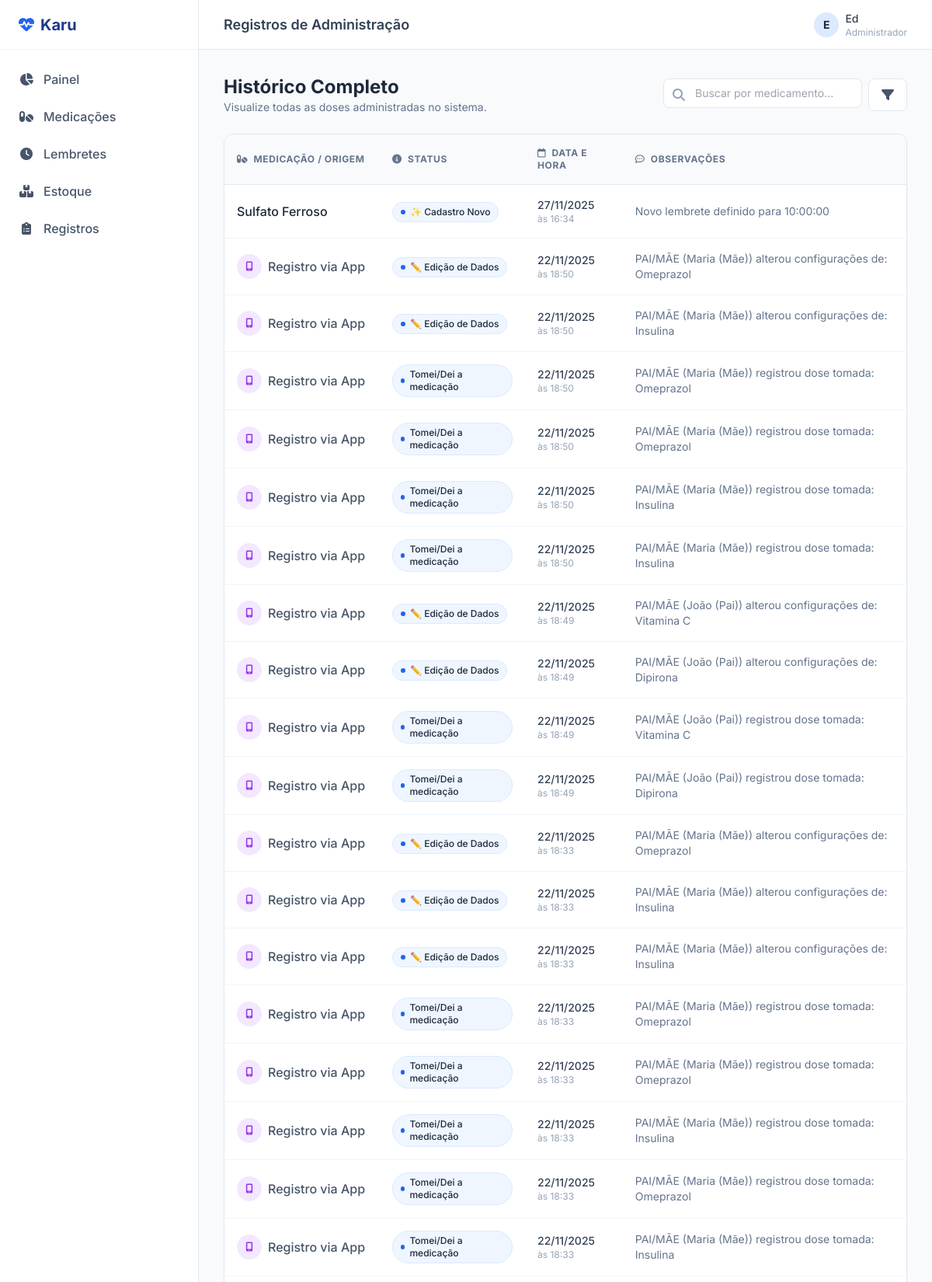
Screenshot of /registros/ (signed in, upper part) with the database file from the repository.
### medicacoes/models.py (models this page shows, shortened)
class RegistroAdministracao(models.Model):
    OPCOES = [
        ("TOMEI", "Tomei/Dei a medicação"),
        ("ESQUECI", "Esqueci"),
        ("RECUSEI", "Bebê recusou"),
        ("VOMITOU", "Vomitou após tomar"),
        ("SISTEMA_ADD", "✨ Cadastro Novo"),
        ("SISTEMA_EDIT", "✏️ Edição de Dados"),
        ("ESTOQUE_UP", "📦 Atualização de Estoque"),
    ]
    medicacao = models.ForeignKey(Medicacao, on_delete=models.CASCADE, related_name="registros")
    horario_registro = models.DateTimeField(default=timezone.now)
    status = models.CharField(max_length=20, choices=OPCOES)
    observacoes = models.TextField(blank=True)

class Medicacao(models.Model):
    VIA_ADMINISTRACAO = [
        ("ORAL", "Oral"),
        ("IM", "Intramuscular"),
    ]
    nome = models.CharField(max_length=150)
    dosagem = models.CharField(max_length=100)
    frequencia = models.CharField(max_length=100)
    via = models.CharField(max_length=10, choices=VIA_ADMINISTRACAO)
    duracao_dias = models.IntegerField()
    data_inicio = models.DateField(default=timezone.now)
    cuidados_especiais = models.TextField(blank=True)
    bebe_id = models.CharField(max_length=50)

### medicacoes/views.py (the view)
# urls.py: path('registros/', views.listar_registros, name='listar_registros'),
@login_required
def listar_registros(request):
    registros = RegistroAdministracao.objects.all().order_by('-horario_registro')
    return render(request, "registros/listar.html", {'registros': registros})

### medicacoes/templates/registros/listar.html (shortened to what this page needs)
{% extends "base.html" %}
{% block header_title %}Registros de Administração{% endblock %}
{% block content %}
<div class="flex flex-col md:flex-row md:items-center md:justify-between gap-4 mb-6">
    <div>
        <h1 class="text-2xl font-bold text-slate-800">Histórico Completo</h1>
        <p class="text-slate-500 text-sm">Visualize todas as doses administradas no sistema.</p>
    </div>
    <div class="flex gap-2 w-full md:w-auto">
        <div class="relative flex-1 md:w-64">
            <i class="fa-solid fa-search absolute left-3 top-1/2 -translate-y-1/2 text-slate-400"></i>
            <input type="text" placeholder="Buscar por medicamento..." class="w-full pl-10 pr-4 py-2 border border-slate-200 rounded-lg focus:outline-none focus:border-brand-600 focus:ring-1 focus:ring-brand-600 text-sm transition-colors">
        </div>
        <button class="px-4 py-2 bg-white border border-slate-200 text-slate-600 rounded-lg hover:bg-slate-50 hover:text-brand-600 transition-colors">
            <i class="fa-solid fa-filter"></i>
        </button>
    </div>
</div>
<div class="bg-white border border-slate-200 rounded-xl shadow-sm overflow-hidden">
    <div class="overflow-x-auto">
        <table class="w-full text-left border-collapse">
            <thead>
                <tr class="bg-slate-50 border-b border-slate-200 text-xs uppercase font-semibold text-slate-500 tracking-wider">
                    <th class="p-4 min-w-[200px]">
                        <i class="fa-solid fa-pills mr-1"></i> Medicação / Origem
                    </th>
                    <th class="p-4">
                        <i class="fa-solid fa-info-circle mr-1"></i> Status
                    </th>
                    <th class="p-4">
                        <i class="fa-regular fa-calendar mr-1"></i> Data e Hora
                    </th>
                    <th class="p-4 min-w-[250px]">
                        <i class="fa-regular fa-comment-dots mr-1"></i> Observações
                    </th>
                </tr>
            </thead>
            <tbody class="divide-y divide-slate-100">
                {% for r in registros %}
                <tr class="hover:bg-slate-50 transition-colors group">
                    <td class="p-4">
                        {% if "PAI/MÃE" in r.observacoes %}
                            <div class="flex items-center gap-2">
                                <div class="w-8 h-8 bg-purple-100 text-purple-600 rounded-full flex items-center justify-center text-xs">
                                    <i class="fa-solid fa-mobile-screen"></i>
                                </div>
                                <span class="font-medium text-slate-600">Registro via App</span>
                            </div>
                        {% else %}
                            <div class="font-medium text-slate-800">{{ r.medicacao.nome }}</div>
                        {% endif %}
                    </td>
                    <td class="p-4">
                        <span class="inline-flex items-center gap-1.5 px-2.5 py-1 rounded-full text-xs font-medium bg-brand-50 text-brand-700 border border-brand-100">
                            <span class="w-1.5 h-1.5 rounded-full bg-brand-600"></span>
                            {{ r.get_status_display }}
                        </span>
                    </td>
                    <td class="p-4 text-sm text-slate-600">
                        <div class="flex flex-col">
                            <span class="font-medium text-slate-700">
                                {{ r.horario_registro|date:"d/m/Y" }}
                            </span>
                            <span class="text-xs text-slate-400">
                                às {{ r.horario_registro|date:"H:i" }}
                            </span>
                        </div>
                    </td>
                    <td class="p-4 text-sm text-slate-500">
                        {% if r.observacoes %}
                            {{ r.observacoes }}
                        {% else %}
                            <span class="italic text-slate-300">Sem observações</span>
                        {% endif %}
                    </td>
                </tr>
                {% endfor %}
            </tbody>
        </table>
    </div>
</div>
{% endblock %}

### medicacoes/templates/base.html (shortened to what this page needs)
{% load static %}
<!DOCTYPE html>
<html lang="pt-br">
<head>
    <script src="https://cdn.tailwindcss.com"></script>
    <link rel="stylesheet" href="https://cdnjs.cloudflare.com/ajax/libs/font-awesome/6.4.0/css/all.min.css">
</head>
<body class="bg-slate-50 font-sans text-slate-800 antialiased">
    <div class="min-h-screen flex flex-col md:flex-row">
        <aside class="w-full md:w-64 bg-white border-r border-slate-200 flex-shrink-0 hidden md:flex flex-col">
            <div class="h-16 flex items-center px-6 border-b border-slate-100">
                <a href="/" class="flex items-center gap-2 text-brand-900 font-bold text-xl">
                    <i class="fa-solid fa-heart-pulse text-brand-600"></i>
                    <span>Karu</span>
                </a>
            </div>
            <nav class="flex-1 overflow-y-auto py-4">
                <ul class="space-y-1 px-3">
                    <li>
                        <a href="/" class="flex items-center gap-3 px-3 py-2.5 text-slate-600 hover:bg-brand-50 hover:text-brand-900 rounded-lg font-medium transition-colors">
                            <i class="fa-solid fa-chart-pie w-5 text-center"></i>
                            <span>Painel</span>
                        </a>
                    </li>
                    <li>
                        <a href="{% url 'listar_medicacoes' %}" class="flex items-center gap-3 px-3 py-2.5 text-slate-600 hover:bg-brand-50 hover:text-brand-900 rounded-lg font-medium transition-colors">
                            <i class="fa-solid fa-pills w-5 text-center"></i>
                            <span>Medicações</span>
                        </a>
                    </li>
                    <li>
                        <a href="{% url 'listar_lembretes' %}" class="flex items-center gap-3 px-3 py-2.5 text-slate-600 hover:bg-brand-50 hover:text-brand-900 rounded-lg font-medium transition-colors">
                            <i class="fa-solid fa-clock w-5 text-center"></i>
                            <span>Lembretes</span>
                        </a>
                    </li>
                    <li>
                        <a href="{% url 'listar_estoque' %}" class="flex items-center gap-3 px-3 py-2.5 text-slate-600 hover:bg-brand-50 hover:text-brand-900 rounded-lg font-medium transition-colors">
                            <i class="fa-solid fa-boxes-stacked w-5 text-center"></i>
                            <span>Estoque</span>
                        </a>
                    </li>
                    <li>
                        <a href="{% url 'listar_registros' %}" class="flex items-center gap-3 px-3 py-2.5 text-slate-600 hover:bg-brand-50 hover:text-brand-900 rounded-lg font-medium transition-colors">
                            <i class="fa-solid fa-clipboard-list w-5 text-center"></i>
                            <span>Registros</span>
                        </a>
                    </li>
                </ul>
            </nav>
        </aside>
        <div class="flex-1 flex flex-col h-screen overflow-hidden">
            <header class="hidden md:flex bg-white h-16 border-b border-slate-200 items-center justify-between px-8 flex-shrink-0">
                <h2 class="text-lg font-semibold text-slate-700">
                    {% block header_title %}Visão Geral{% endblock %}
                </h2>
                <div class="flex items-center gap-4">
                    <div class="flex items-center gap-2">
                        <div class="w-8 h-8 bg-brand-100 text-brand-700 rounded-full flex items-center justify-center font-bold text-sm uppercase">
                            {{ user.username|slice:":1" }}
                        </div>
                        <div class="flex flex-col">
                            <span class="text-sm font-medium text-slate-700">{{ user.username }}</span>
                            <span class="text-xs text-slate-400">
                                {% if user.is_superuser %}Administrador{% else %}Cuidador{% endif %}
                            </span>
                        </div>
                    </div>
                </div>
            </header>
            <main class="flex-1 overflow-x-hidden overflow-y-auto bg-slate-50 p-6 md:p-8">
                {% block content %}
                {% endblock %}
            </main>
        </div>
    </div>
</body>
</html>

### rows the page displays
RegistroAdministracao: medicacao.nome "Sulfato Ferroso", status "✨ Cadastro Novo", horario_registro "27/11/2025", horario_registro "16:34", observacoes "Novo lembrete definido para 10:00:00"
RegistroAdministracao: shows "Registro via App", status "✏️ Edição de Dados", horario_registro "22/11/2025", horario_registro "18:50", observacoes "PAI/MÃE (Maria (Mãe)) alterou configurações de: Omeprazol"
RegistroAdministracao: shows "Registro via App", status "✏️ Edição de Dados", horario_registro "22/11/2025", horario_registro "18:50", observacoes "PAI/MÃE (Maria (Mãe)) alterou configurações de: Insulina"
RegistroAdministracao: shows "Registro via App", status "Tomei/Dei a medicação", horario_registro "22/11/2025", horario_registro "18:50", observacoes "PAI/MÃE (Maria (Mãe)) registrou dose tomada: Omeprazol"
RegistroAdministracao: shows "Registro via App", status "Tomei/Dei a medicação", horario_registro "22/11/2025", horario_registro "18:50", observacoes "PAI/MÃE (Maria (Mãe)) registrou dose tomada: Omeprazol"
RegistroAdministracao: shows "Registro via App", status "Tomei/Dei a medicação", horario_registro "22/11/2025", horario_registro "18:50", observacoes "PAI/MÃE (Maria (Mãe)) registrou dose tomada: Insulina"
RegistroAdministracao: shows "Registro via App", status "Tomei/Dei a medicação", horario_registro "22/11/2025", horario_registro "18:50", observacoes "PAI/MÃE (Maria (Mãe)) registrou dose tomada: Insulina"
RegistroAdministracao: shows "Registro via App", status "✏️ Edição de Dados", horario_registro "22/11/2025", horario_registro "18:49", observacoes "PAI/MÃE (João (Pai)) alterou configurações de: Vitamina C"
RegistroAdministracao: shows "Registro via App", status "✏️ Edição de Dados", horario_registro "22/11/2025", horario_registro "18:49", observacoes "PAI/MÃE (João (Pai)) alterou configurações de: Dipirona"
RegistroAdministracao: shows "Registro via App", status "Tomei/Dei a medicação", horario_registro "22/11/2025", horario_registro "18:49", observacoes "PAI/MÃE (João (Pai)) registrou dose tomada: Vitamina C"
RegistroAdministracao: shows "Registro via App", status "Tomei/Dei a medicação", horario_registro "22/11/2025", horario_registro "18:49", observacoes "PAI/MÃE (João (Pai)) registrou dose tomada: Dipirona"
RegistroAdministracao: shows "Registro via App", status "✏️ Edição de Dados", horario_registro "22/11/2025", horario_registro "18:33", observacoes "PAI/MÃE (Maria (Mãe)) alterou configurações de: Omeprazol"
RegistroAdministracao: shows "Registro via App", status "✏️ Edição de Dados", horario_registro "22/11/2025", horario_registro "18:33", observacoes "PAI/MÃE (Maria (Mãe)) alterou configurações de: Insulina"
RegistroAdministracao: shows "Registro via App", status "✏️ Edição de Dados", horario_registro "22/11/2025", horario_registro "18:33", observacoes "PAI/MÃE (Maria (Mãe)) alterou configurações de: Insulina"
RegistroAdministracao: shows "Registro via App", status "Tomei/Dei a medicação", horario_registro "22/11/2025", horario_registro "18:33", observacoes "PAI/MÃE (Maria (Mãe)) registrou dose tomada: Omeprazol"
RegistroAdministracao: shows "Registro via App", status "Tomei/Dei a medicação", horario_registro "22/11/2025", horario_registro "18:33", observacoes "PAI/MÃE (Maria (Mãe)) registrou dose tomada: Omeprazol"
RegistroAdministracao: shows "Registro via App", status "Tomei/Dei a medicação", horario_registro "22/11/2025", horario_registro "18:33", observacoes "PAI/MÃE (Maria (Mãe)) registrou dose tomada: Insulina"
RegistroAdministracao: shows "Registro via App", status "Tomei/Dei a medicação", horario_registro "22/11/2025", horario_registro "18:33", observacoes "PAI/MÃE (Maria (Mãe)) registrou dose tomada: Omeprazol"
RegistroAdministracao: shows "Registro via App", status "Tomei/Dei a medicação", horario_registro "22/11/2025", horario_registro "18:33", observacoes "PAI/MÃE (Maria (Mãe)) registrou dose tomada: Insulina"

### other values shown
{{ user.username|slice:":1" }} "E"
{{ user.username }} "Ed"
